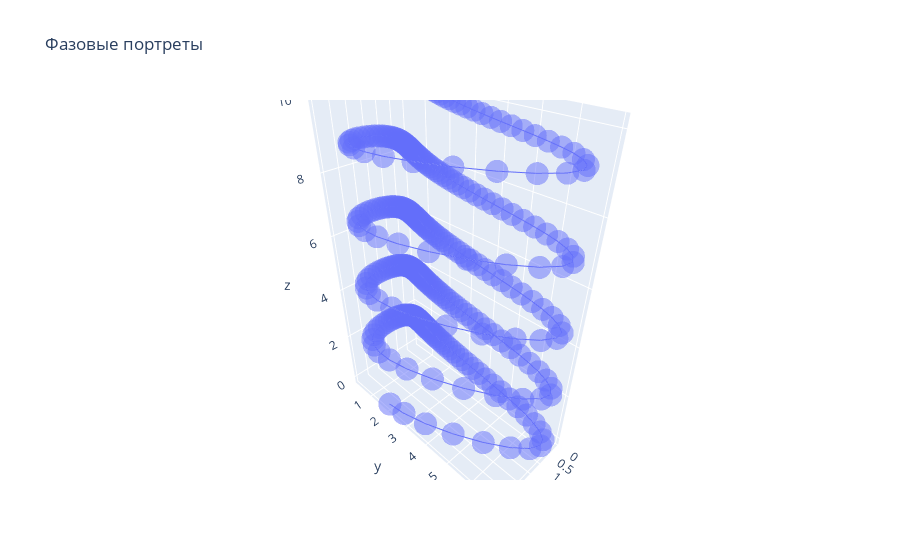

The code cell stored with this chart in its notebook:
### Code cell
fig2 = go.Figure(
    data=[
        go.Scatter3d(
            x=z[0],
            y=z[1],
            z=t,
            name="y(x)",         
            marker=dict(
#                 color=t,
                opacity=0.5
            )
        )
    ]
)

fig2.update_layout(
    title="Фазовые портреты",
    xaxis_title="размер популяции жертв",
    yaxis_title="размер популяции хищников"
)

fig2.show()

### Figure 1 — Plotly figure (JSON) as saved in the notebook; plotly's stock layout.template omitted (floating-point values rounded to 4 significant figures; data arrays with more than 128 entries replaced by an {"elided": "..."} marker saying what was removed)
{"data": [{"marker": {"opacity": 0.5}, "name": "y(x)", "type": "scatter3d", "x": {"elided": "300 float values"}, "y": {"elided": "300 float values"}, "z": {"elided": "300 float values"}}], "layout": {"title": {"text": "Фазовые портреты"}, "xaxis": {"title": {"text": "размер популяции жертв"}}, "yaxis": {"title": {"text": "размер популяции хищников"}}}}
